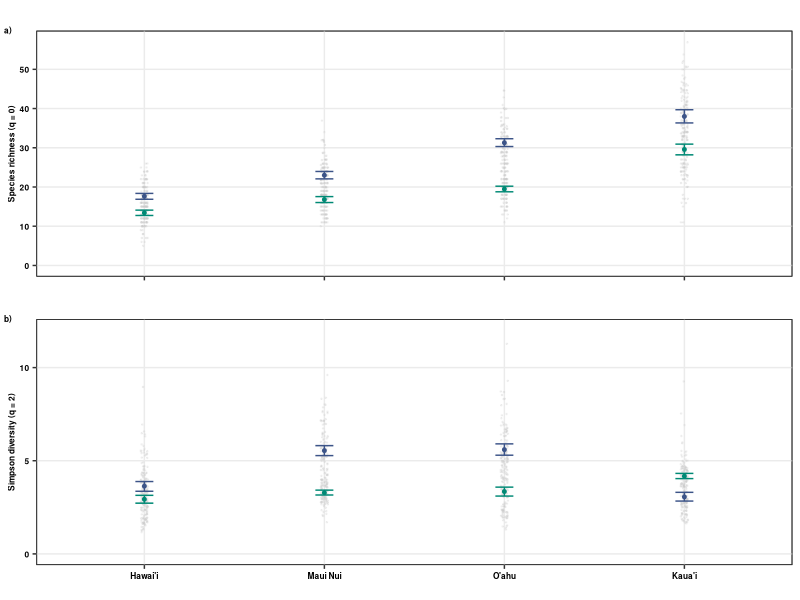

Source code (R):
#############
# Hill N ####
#############
# Scenario 2: 
# Compare all vs natives
###############
# All natives #
# 10 plots #####
###############

require(tidyr)
require(dplyr)
require(ggplot2)
require(grid)
require(reshape2)
library(rms)

##########
# data  ##
##########

HillN_All<-read.csv("Cleaned_Data/Scen2_Total_10plots_HillN.csv")
HillN_Natives<-read.csv("Cleaned_Data/Scen2_Natives_10plots_HillN.csv")

#############
# organize  #
#############

HillN_All$Scenario<-"All"
HillN_Natives$Scenario<-"Native"

HillNN<-rbind.data.frame(HillN_All, HillN_Natives)

HillNN$geo_entity2<-as.character(HillNN$geo_entity2)
HillNN$geo_entity2<-ifelse(HillNN$geo_entity2=="O'ahu Island (incl. Mokoli'i Islet)","O'ahu",HillNN$geo_entity2)
HillNN$geo_entity2<-ifelse(HillNN$geo_entity2=="O'ahu Island","O'ahu",HillNN$geo_entity2)
HillNN$geo_entity2<-ifelse(HillNN$geo_entity2=="Hawai'i Island","Hawai'i",HillNN$geo_entity2)
HillNN$geo_entity2<-ifelse(HillNN$geo_entity2=="Kaua'i Island","Kaua'i",HillNN$geo_entity2)

HillNN$geo_entity2<-as.factor(HillNN$geo_entity2)
HillNN$geo_entity2<-factor(HillNN$geo_entity2,levels=c("Hawai'i","Maui Nui","O'ahu","Kaua'i"))

HillNN$geo_order<-paste(HillNN$geo_entity2,HillNN$order,sep="_")

HillNN$geo_order<-factor(HillNN$geo_order,levels=c("Hawai'i_0","Hawai'i_1","Hawai'i_2","Maui Nui_0","Maui Nui_1","Maui Nui_2",
                                                   "O'ahu_0","O'ahu_1","O'ahu_2","Kaua'i_0","Kaua'i_1","Kaua'i_2"))

############################################
# summarize data                           #
############################################

HillNN<-filter(HillNN, m==10000)

HillNN_minus<- HillNN %>%
  group_by(geo_entity2,Scenario, order) %>%
  do(data.frame(rbind(smean.cl.boot(.$qD, B=1000))))

colnames(HillNN_minus)[4]<-"qD"
colnames(HillNN_minus)[5]<-"qD.LCL"
colnames(HillNN_minus)[6]<-"qD.UCL"

HillNN_f<-rbind.data.frame(HillNN_minus)

HillNN_f$geo_order<-paste(HillNN_f$geo_entity2,HillNN_f$order,sep="_")

HillNN_f$geo_order<-as.factor(HillNN_f$geo_order)

HillNN_f$geo_order<-factor(HillNN_f$geo_order,levels=c("Hawai'i_0","Hawai'i_1","Hawai'i_2","Maui Nui_0","Maui Nui_1","Maui Nui_2",
                                                       "O'ahu_0","O'ahu_1","O'ahu_2","Kaua'i_0","Kaua'i_1","Kaua'i_2"))

HillNN_f$geo_entity2<-factor(HillNN_f$geo_entity2,levels=c("Hawai'i","Maui Nui","O'ahu","Kaua'i"))

HillNN_f<-ungroup(HillNN_f)

##############################
# order x island x scenario  #
##############################

HillNN_f$Scenario<-factor(HillNN_f$Scenario,levels=c("All","Native"))

HillNN_f<- HillNN_f%>%
  unite( "Scen_Order", c("Scenario","order"),remove=FALSE)

HillNN$Scenario<-factor(HillNN$Scenario,levels=c("All","Native"))

HillNN<- HillNN%>%
  unite( "Scen_Order", c("Scenario","order"),remove=FALSE)

###################
# Order 0         #
# Species Richness#
###################

H_Sc2_Or0<-filter(HillNN, order==0)

H_f_Sc2_Or0<-filter(HillNN_f, order==0)

Hill_Or0<-ggplot(H_Sc2_Or0, aes(x=geo_entity2,y=qD,group=geo_entity2))+
  geom_point(data=H_Sc2_Or0, aes(x=geo_entity2,y=qD),position = position_jitter(w = 0.02, h = 0),color="gray80",size=0.25,alpha=0.2)+
  
  geom_point(data=H_f_Sc2_Or0, aes(x=geo_entity2,y=qD,group=geo_entity2, colour=Scenario),size=1)+
  geom_errorbar(data=H_f_Sc2_Or0,aes(ymin=qD.LCL,ymax=qD.UCL,group=geo_entity2, colour=Scenario),width=0.1)+
  scale_colour_manual(values=c("All"="#3C5488FF","Native"="#008975"))+
  
  scale_y_continuous(limits=c(0, 57),breaks=c(0,10,20,30,40,50),labels=c("0","10","20","30","40","50"))+

  labs(x="",y="Species richness (q = 0)")+
  guides(colour=guide_legend(title="",title.position = "top", hjust=0.5))+
  theme_bw()+theme(plot.title = element_text(colour="black",face="bold",size=7,hjust=0.5,vjust=0),
                   axis.title.x=element_text(colour="black",face="bold",size=6),
                   axis.title.y=element_text(colour="black",face="bold",size=6),
                   axis.text.x=element_blank(),
                   axis.text.y=element_text(colour=c("black"),face="bold",size=6),
                   strip.background = element_rect(fill="transparent",colour="black"),
                   strip.text=element_text(face="bold",size=6),
                   legend.text=element_text(colour=c("black"),face="bold",size=6),
                   legend.title = element_text(colour=c("black"),face="bold",size=6),
                   legend.title.align = 0.5,
                   legend.margin=margin(t=0.00, r=0, b=0, l=0, unit="cm"),
                   legend.position=c("top"),
                   #legend.margin =margin(t=0, r=0, b=0, l=0, unit="cm"),
                   panel.background =element_rect(fill="transparent",colour="black"),panel.grid.minor=element_blank())


#####################
# Order 2           #
# Simpson diversity #
#####################
H_Sc2_Or2<-filter(HillNN, order==2)

H_f_Sc2_Or2<-filter(HillNN_f, order==2)

Hill_Or2<-ggplot(H_Sc2_Or2, aes(x=geo_entity2,y=qD,group=geo_entity2))+
  geom_point(data=H_Sc2_Or2, aes(x=geo_entity2,y=qD),position = position_jitter(w = 0.02, h = 0),color="gray80",size=0.25,alpha=0.2)+
  
  geom_point(data=H_f_Sc2_Or2, aes(x=geo_entity2,y=qD,group=geo_entity2, colour=Scenario),size=1)+
  geom_errorbar(data=H_f_Sc2_Or2,aes(ymin=qD.LCL,ymax=qD.UCL,group=geo_entity2, colour=Scenario),width=0.1)+
  scale_colour_manual(values=c("All"="#3C5488FF","Native"="#008975"))+
  
  scale_y_continuous(limits=c(0, 12),breaks=c(0,5,10),labels=c("0","5","10"))+
  # scale_shape_manual(values=c(17,15,16))+
  #facet_grid(order~Scenario,scales="free_y")+
  labs(x="",y="Simpson diversity (q = 2)")+
  guides(colour=guide_legend(title="",title.position = "top", hjust=0.5))+
  theme_bw()+theme(plot.title = element_text(colour="black",face="bold",size=7,hjust=0.5,vjust=0),
                   axis.title.x=element_text(colour="black",face="bold",size=6),
                   axis.title.y=element_text(colour="black",face="bold",size=6),
                   axis.text.x=element_text(colour="black",face="bold",size=6),
                   axis.text.y=element_text(colour=c("black"),face="bold",size=6),
                   strip.background = element_rect(fill="transparent",colour="black"),
                   strip.text=element_text(face="bold",size=6),
                   legend.text=element_text(colour=c("black"),face="bold",size=6),
                   legend.title = element_text(colour=c("black"),face="bold",size=6),
                   legend.title.align = 0.5,
                   legend.margin=margin(t=0.00, r=0, b=0, l=0, unit="cm"),
                   legend.position=c("top"),
                   #legend.margin =margin(t=0, r=0, b=0, l=0, unit="cm"),
                   panel.background =element_rect(fill="transparent",colour="black"),panel.grid.minor=element_blank())

#################
# put together ##
#################

require(cowplot)

hill_tog<-plot_grid(Hill_Or0+theme(legend.position="none"),
                    Hill_Or2+theme(legend.position="none"),
                    labels=c("a)","b)"),label_size = 6,ncol=1, align="vh")

legend <- get_legend(Hill_Or0)

hill_togg<- plot_grid( legend,hill_tog, rel_heights = c(0.2, 5),ncol=1)

png(filename="Figures/HillN_All_Natives_Scenario2_10plots_FigS2.png", 
    units="in", 
    width=5, 
    height=7, 
    pointsize=2, 
    res=500)

hill_togg

dev.off()
